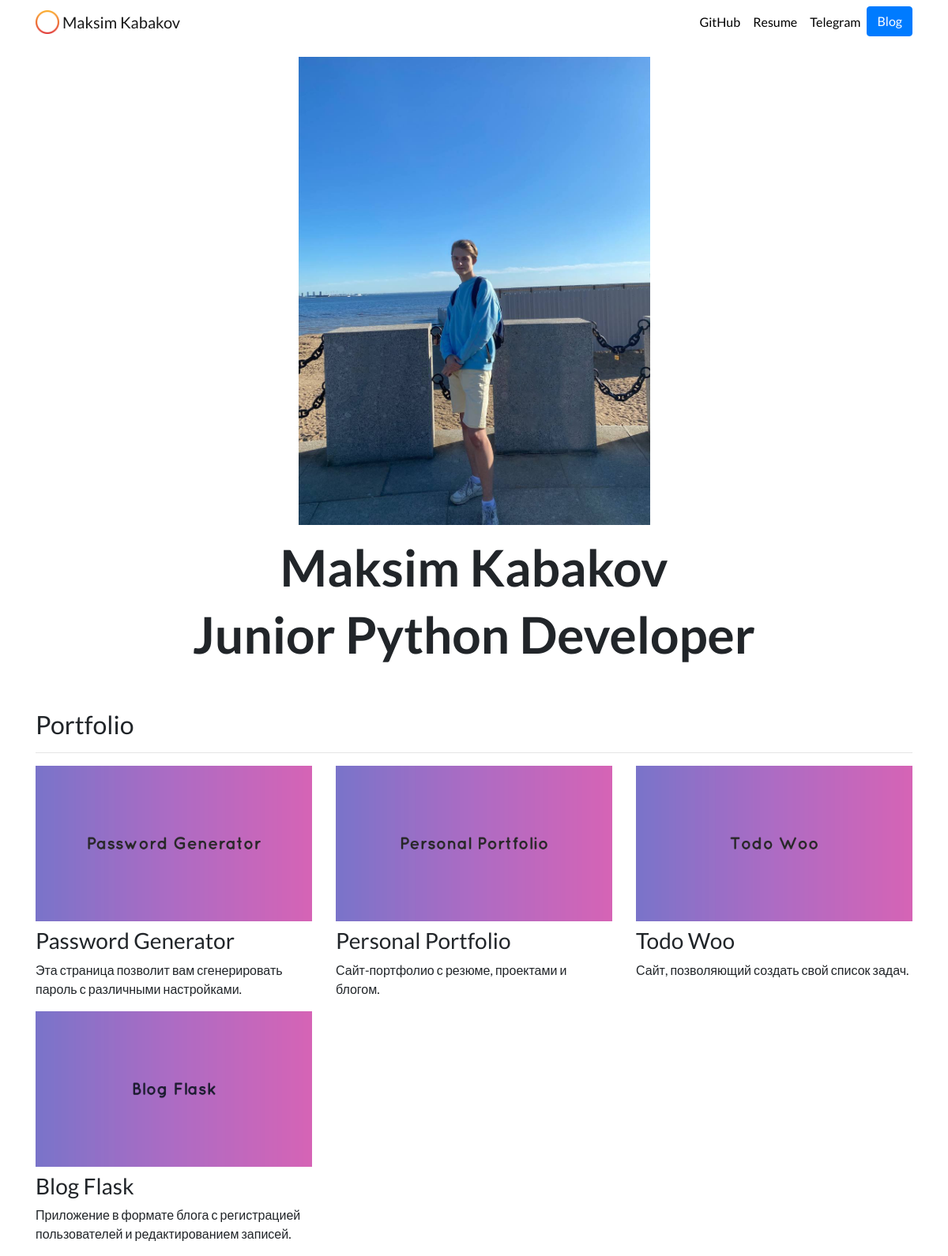
Before: / with the older database file.
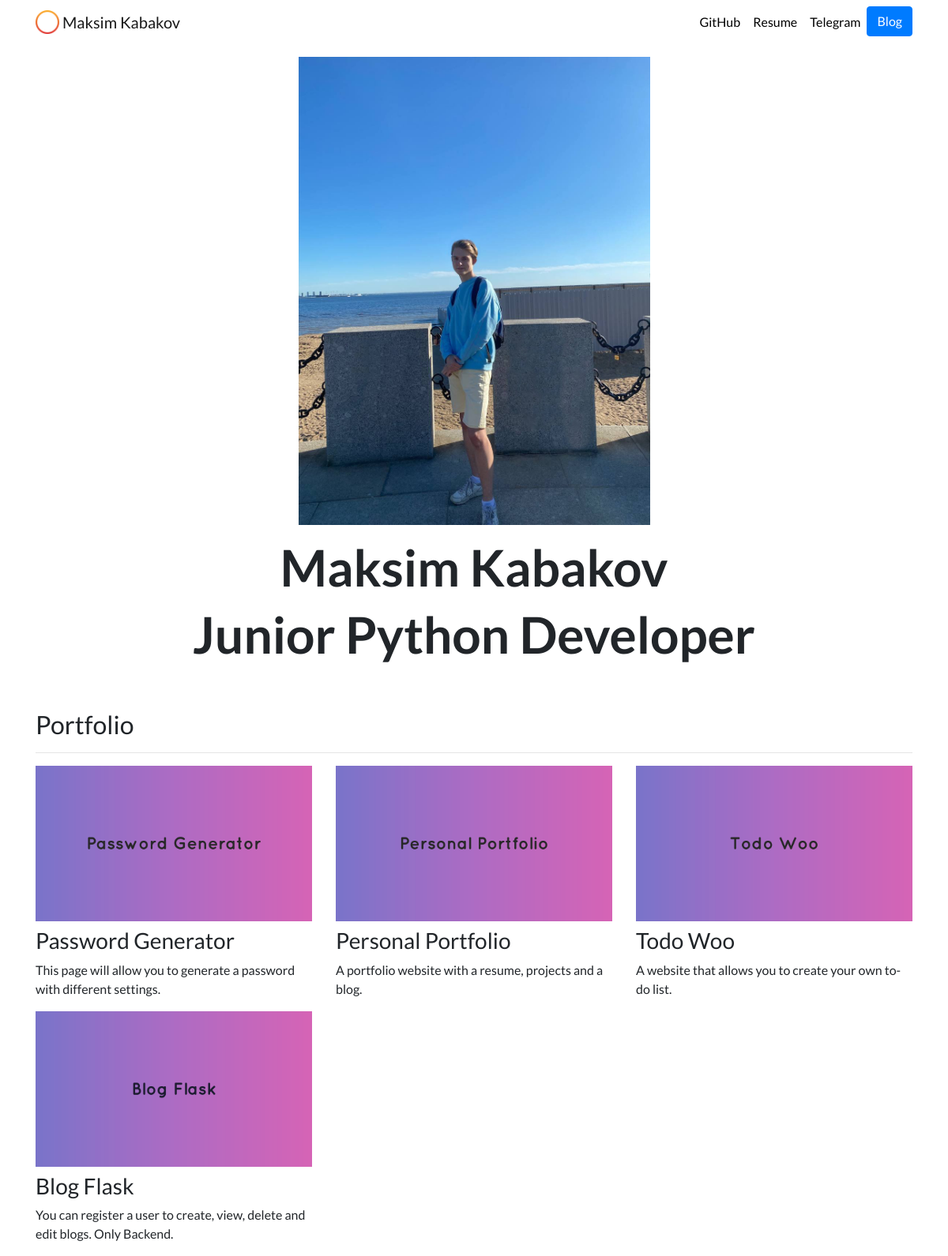
After: the same page with the newer database file.
### portfolio/models.py (models this page shows, shortened)
class Project(models.Model):
    title = models.CharField(max_length=100)
    description = models.CharField(max_length=250)
    image = models.ImageField(upload_to='portfolio/images/')
    url = models.URLField(blank=True)

### portfolio/views.py (the view)
# urls.py: 2. Add a URL to urlpatterns:  path('', views.home, name='home')
def home(request):
    pj = Project.objects.all()
    return render(request, 'portfolio/home.html', {'projects': pj})

### portfolio/templates/portfolio/home.html
{% extends "portfolio/base.html" %}
{% load static %}
{% block content %}
<div class="row justify-content-center my-3">
  <div class="col-5">
    <img src="{% static 'portfolio/myphoto.jpg' %}" class="img-fluid">
  </div>
</div>
<div class="row justify-content-center mb-3">
  <div class="col-md-9 text-center">
    <h1 id="hometext" class="font-weight-bold">Maksim Kabakov</h1>
    <h1 id="hometext" class="font-weight-bold">Junior Python Developer</h1>
  </div>
</div>
<h2 class="mt-5">Portfolio</h2>
<hr>
<div class="row">
  {% for project in projects %}
  <div class="col-lg-4 col-md-6">
    {% if project.url %}
    <a href="{{ project.url }}" target="_blank">
      <img src="{{ project.image.url }}" class="img-fluid mb-2">
    </a>
    {% else %}
    <img src="{{ project.image.url }}" class="img-fluid mb-2">
    {% endif %}
    <h3>{{ project.title }}</h3>
    <p>{{ project.description }}</p>
  </div>
  {% endfor %}
</div>
{% endblock %}

### portfolio/templates/portfolio/base.html (shortened to what this page needs)
{% load static %}
<!doctype html>
<html lang="ru">
<head>
  <link rel="stylesheet" href="https://stackpath.bootstrapcdn.com/bootstrap/4.4.1/css/bootstrap.min.css">
  <link rel="stylesheet" href="{% static "portfolio/custom.css" %}">
</head>
<body>
  <nav id="topNav" class="navbar navbar-expand-md navbar-light">
    <div class="container">
      <a class="navbar-brand" href="{% url 'home' %}">
        <img src="{% static "portfolio/circle.png" %}" width="30" height="30" class="d-inline-block align-top" alt="Max's Logo">
        <span>Maksim Kabakov</span>
      </a>
      <div class="collapse navbar-collapse text-center" id="navbarNav">
        <ul class="navbar-nav ml-auto">
          <li class="nav-item">
            <a class="nav-link" href="https://github.com/Picer-Kerest" target="_blank">GitHub</a>
          </li>
          <li class="nav-item">
            <a class="nav-link" href="{% static "portfolio/myresume.pdf" %}" target="_blank">Resume</a>
          </li>
          <li class="nav-item">
            <a class="nav-link" href="https://t.me/Joqstifeth" target="_blank">Telegram</a>
          </li>
          <li>
            <a role="button" href="{% url 'blog:all_blogs' %}" class="btn btn-primary">Blog</a>
          </li>
        </ul>
      </div>
    </div>
  </nav>
  <div class="container">
    {% block content %}{% endblock %}
  </div>
</body>
</html>

### portfolio/static/portfolio/custom.css (style rules this page uses)
.navbar-nav .nav-link { color: rgba(0,0,0,1) !important; }
body { font-family: 'Lato', sans-serif; }
@media (min-width: 992px) { #hometext { font-size: 4rem; } }

Changed rows visible on the page:
changed Project "Password Generator": description "Эта страница позволит вам сгенерировать пароль с различными настройками." → "This page will allow you to generate a password with different settings."
changed Project "Personal Portfolio": description "Сайт-портфолио с резюме, проектами и блогом." → "A portfolio website with a resume, projects and a blog."
changed Project "Todo Woo": description "Сайт, позволяющий создать свой список задач." → "A website that allows you to create your own to-do list."
changed Project "Blog Flask": description "Приложение в формате блога с регистрацией пользователей и редактированием записей." → "You can register a user to create, view, delete and edit blogs. Only Backend."
